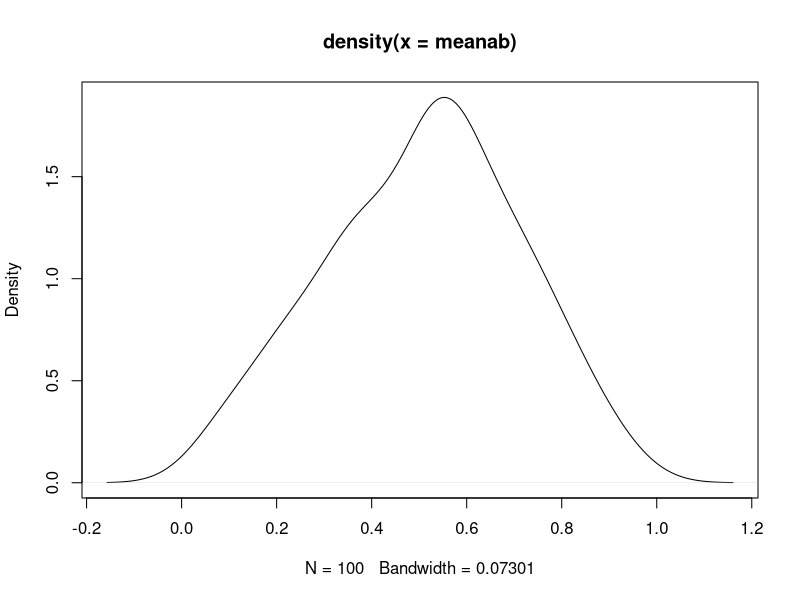
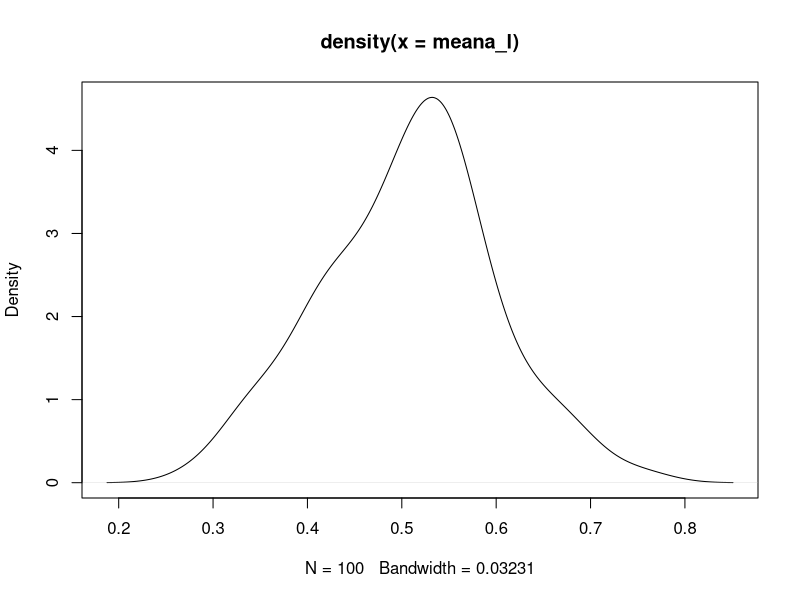
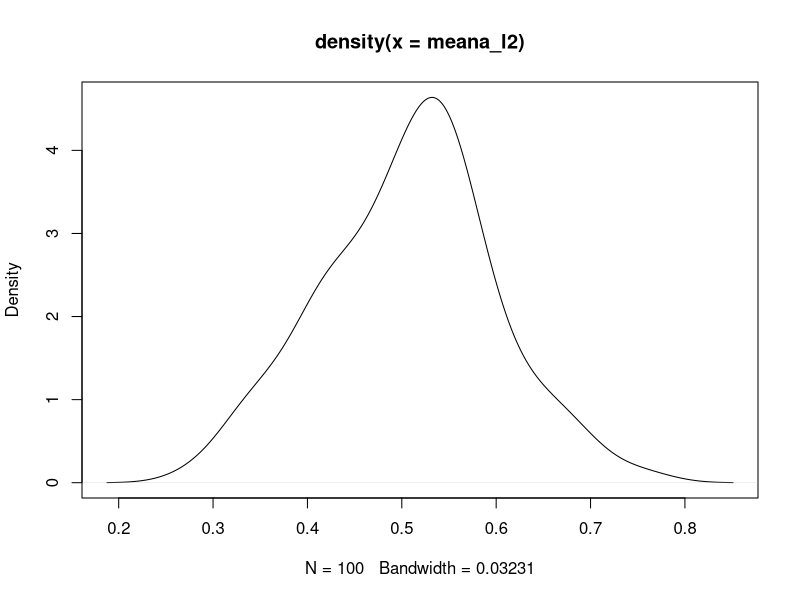

Generate these figures, in order, with R:
## ---- chunk 1
knitr::opts_chunk$set(echo = TRUE)
setwd("/Users/tylermillan/Desktop/MATH410/MATH410PROJECT3")

## ---- chunk 2
a <- runif(100)
b <- runif(100)
meanab <- (a+b)/2
## ---- chunk 3
plot(density(meanab))
summary(meanab)
sd(meanab)
## ---- chunk 4
one <- runif(100)
two <- runif(100)
three <- runif(100)
four <- runif(100)
five <- runif(100)
six <- runif(100)
seven <- runif(100)
eight <- runif(100) 
nine <- runif(100)
ten <- runif(100)
eleven <- runif(100)
twelve <- runif(100)

meana_l <- (one+two+three+four+five+six+seven+eight+nine+ten+eleven+twelve)/12
## ---- chunk 5
plot(density(meana_l))
summary(meana_l)
sd(meana_l)
## ---- chunk 6
one1 <- runif(500)
two2 <- runif(500)
three3 <- runif(500)
four4 <- runif(500)
five5 <- runif(500)
six6 <- runif(500)
seven7 <- runif(500)
eight8 <- runif(500) 
nine9 <- runif(500)
ten10 <- runif(500)
eleven11 <- runif(500)
twelve12 <- runif(500)

meana_l2 <- (one+two+three+four+five+six+seven+eight+nine+ten+eleven+twelve)/12

plot(density(meana_l2))
summary(meana_l2)
sd(meana_l2)
## ---- chunk 7
dicerolls <- function(){
  return (sample(x = 1:6, size = 4, replace = TRUE))
}

counter = 0
for (i in 1:20){
  {diceroll <- dicerolls()}
  if(6 %in% diceroll == TRUE){
    counter=counter+1}
}


## ---- chunk 8
possiblepins <- (choose(10,1)*choose(10,1)*choose(10,1)*choose(10,1))
print(possiblepins)

probNoZero <- (choose(9,1)*choose(9,1)*choose(9,1)*choose(9,1))/possiblepins
probatleast<- (1-probNoZero)
## ---- chunk 9
numserv <- c(0,1,2,3,4,5)
probserv <- c(.3,.1,.1,.2,.2,.1)
meanserv <- sum(numserv*probserv)
print(meanserv)
## ---- chunk 10
varserv <- sum((numserv-meanserv)^2 * probserv)
print(varserv)

SDserv <- sqrt(varserv)
print(SDserv)
